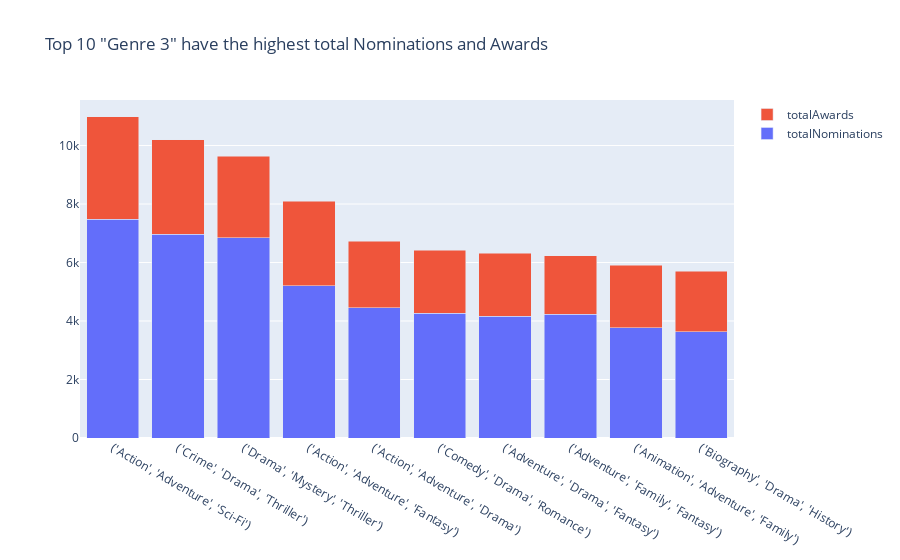

The notebook cell this image was saved under:
### Code cell
fig = go.Figure(data=[
    go.Bar(name='totalNominations', x=tan_genre3.index, y=tan_genre3['totalNominations']),
    go.Bar(name='totalAwards', x=tan_genre3.index, y=tan_genre3['totalAwards'])
   
])

fig.update_layout(barmode='stack', title='Top 10 "Genre 3" have the highest total Nominations and Awards')

# Hiển thị biểu đồ
fig.show()

### Figure 1 — Plotly figure (JSON) as saved in the notebook; plotly's stock layout.template omitted (floating-point values rounded to 4 significant figures)
{"data": [{"name": "totalNominations", "type": "bar", "x": ["('Action', 'Adventure', 'Sci-Fi')", "('Crime', 'Drama', 'Thriller')", "('Drama', 'Mystery', 'Thriller')", "('Action', 'Adventure', 'Fantasy')", "('Action', 'Adventure', 'Drama')", "('Comedy', 'Drama', 'Romance')", "('Adventure', 'Drama', 'Fantasy')", "('Adventure', 'Family', 'Fantasy')", "('Animation', 'Adventure', 'Family')", "('Biography', 'Drama', 'History')"], "y": [7481, 6965, 6850, 5208, 4459, 4269, 4159, 4239, 3772, 3633]}, {"name": "totalAwards", "type": "bar", "x": ["('Action', 'Adventure', 'Sci-Fi')", "('Crime', 'Drama', 'Thriller')", "('Drama', 'Mystery', 'Thriller')", "('Action', 'Adventure', 'Fantasy')", "('Action', 'Adventure', 'Drama')", "('Comedy', 'Drama', 'Romance')", "('Adventure', 'Drama', 'Fantasy')", "('Adventure', 'Family', 'Fantasy')", "('Animation', 'Adventure', 'Family')", "('Biography', 'Drama', 'History')"], "y": [3498, 3232, 2790, 2895, 2276, 2147, 2157, 2000, 2137, 2075]}], "layout": {"barmode": "stack", "title": {"text": "Top 10 \"Genre 3\" have the highest total Nominations and Awards"}}}
